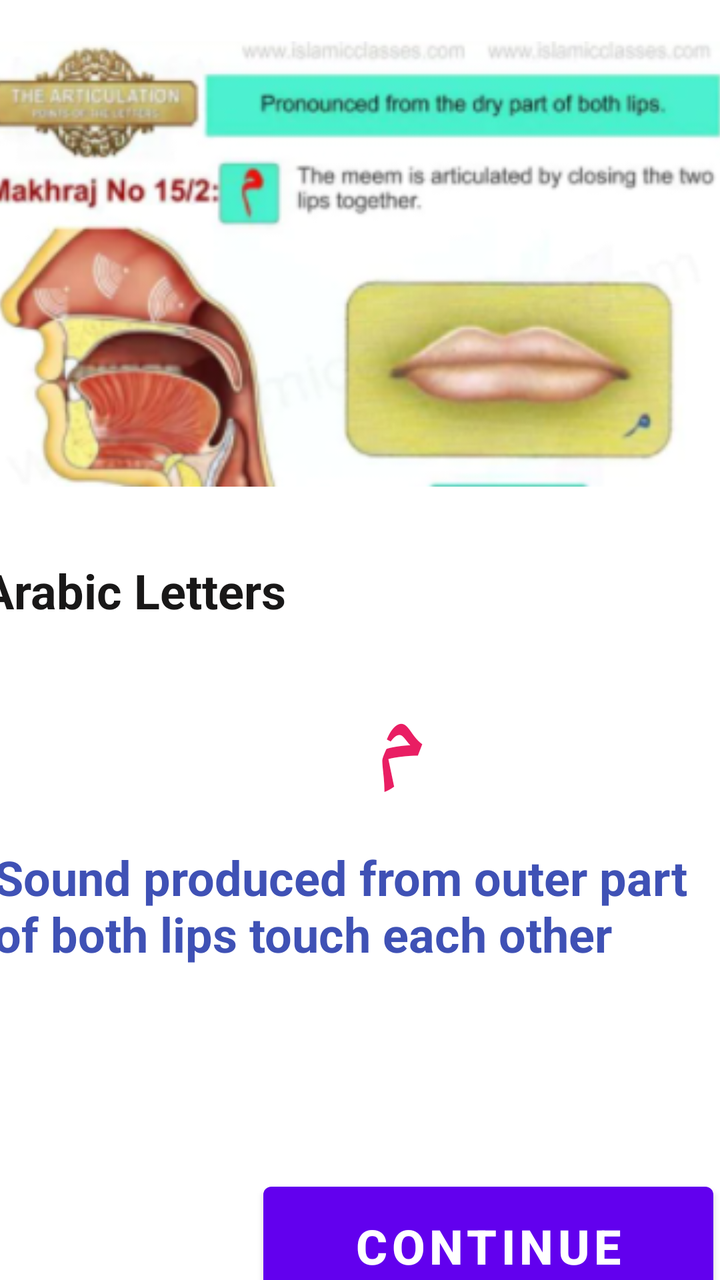
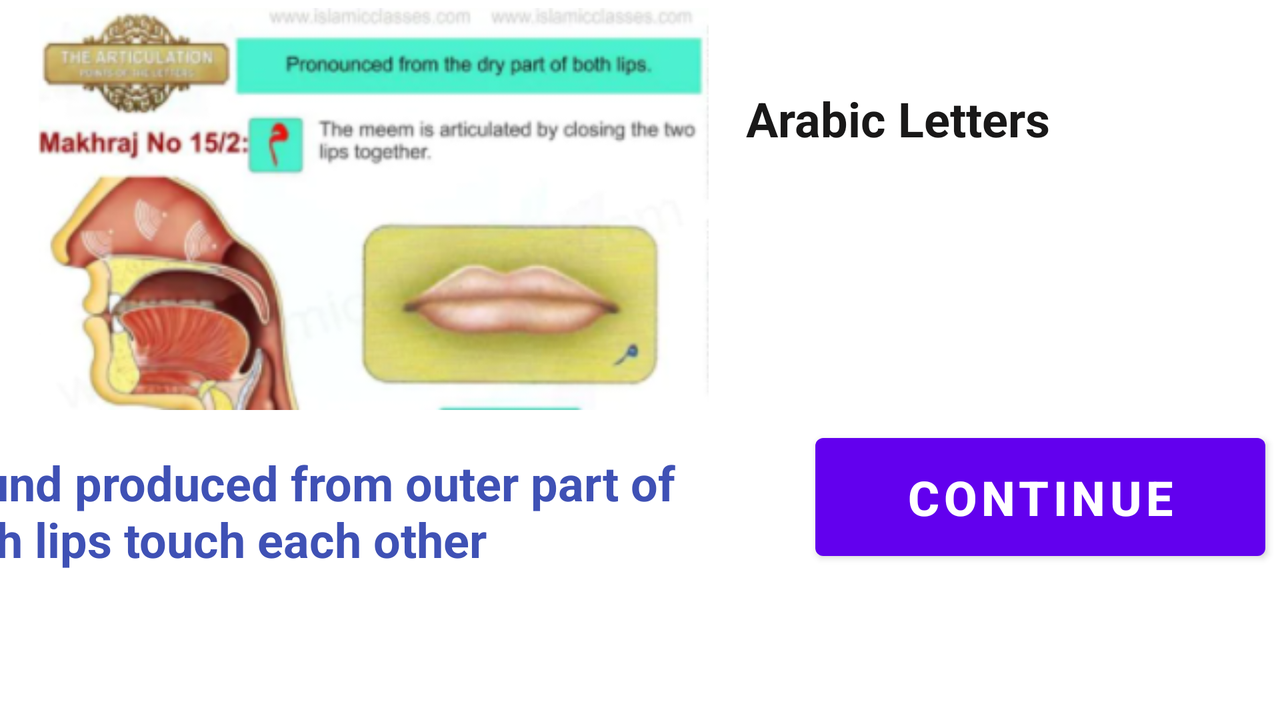

One screen, two layout resources from the same app: the default and the repository's alternative for another configuration. Each is rendered where Android would select it; the XML of both is given below.
<!-- AndroidManifest.xml: application theme Theme.Arabic -->
<!-- res/layout/activity_main11.xml -->
<?xml version="1.0" encoding="utf-8"?>
<androidx.constraintlayout.widget.ConstraintLayout xmlns:android="http://schemas.android.com/apk/res/android"
    xmlns:app="http://schemas.android.com/apk/res-auto"
    xmlns:tools="http://schemas.android.com/tools"
    android:layout_width="match_parent"
    android:layout_height="match_parent"
    tools:context=".MainActivity11">

    <ImageView
        android:id="@+id/imageView12"
        android:layout_width="371dp"
        android:layout_height="238dp"
        android:layout_marginStart="9dp"
        android:layout_marginTop="13dp"
        android:layout_marginEnd="12dp"
        app:layout_constraintEnd_toEndOf="parent"
        app:layout_constraintStart_toStartOf="parent"
        app:layout_constraintTop_toTopOf="parent"
        app:srcCompat="@drawable/capture25" />

    <TextView
        android:id="@+id/textView33"
        android:layout_width="wrap_content"
        android:layout_height="wrap_content"
        android:layout_marginStart="16dp"
        android:layout_marginTop="28dp"
        android:layout_marginEnd="243dp"
        android:background="@drawable/textview_border"
        android:text="Arabic Letters"
        android:textColor="#191818"
        android:textSize="24sp"
        android:textStyle="bold"
        app:layout_constraintEnd_toEndOf="parent"
        app:layout_constraintStart_toStartOf="parent"
        app:layout_constraintTop_toBottomOf="@+id/imageView12" />

    <TextView
        android:id="@+id/textView34"
        android:layout_width="wrap_content"
        android:layout_height="wrap_content"
        android:layout_marginStart="182dp"
        android:layout_marginTop="84dp"
        android:layout_marginEnd="141dp"
        android:text="م"
        android:textColor="#E91E63"
        android:textSize="48sp"
        android:textStyle="bold"
        app:layout_constraintEnd_toEndOf="parent"
        app:layout_constraintStart_toStartOf="parent"
        app:layout_constraintTop_toBottomOf="@+id/imageView12" />

    <TextView
        android:id="@+id/textView35"
        android:layout_width="366dp"
        android:layout_height="103dp"
        android:layout_marginStart="22dp"
        android:layout_marginTop="22dp"
        android:layout_marginEnd="23dp"
        android:background="@drawable/textview_border"
        android:text="Sound produced from outer part of both lips touch each other"
        android:textColor="#3F51B5"
        android:textSize="24sp"
        android:textStyle="bold"
        app:layout_constraintEnd_toEndOf="parent"
        app:layout_constraintStart_toStartOf="parent"
        app:layout_constraintTop_toBottomOf="@+id/textView34" />

    <Button
        android:id="@+id/button2"
        android:layout_width="225dp"
        android:layout_height="71dp"
        android:layout_marginStart="157dp"
        android:layout_marginTop="62dp"
        android:layout_marginEnd="29dp"
        android:text="Continue"
        android:textSize="24sp"
        android:textStyle="bold"
        app:layout_constraintEnd_toEndOf="parent"
        app:layout_constraintStart_toStartOf="parent"
        app:layout_constraintTop_toBottomOf="@+id/textView35" />

</androidx.constraintlayout.widget.ConstraintLayout>
<!-- resources referenced by this layout -->
<resources>
  <!-- drawable capture25: png bitmap (drawable, 125436 bytes) -->
  <style name="Theme.Arabic" parent="Theme.MaterialComponents.DayNight.DarkActionBar">
          
          <item name="colorPrimary">@color/purple_500</item>
          <item name="colorPrimaryVariant">@color/purple_700</item>
          <item name="colorOnPrimary">@color/white</item>
          
          <item name="colorSecondary">@color/teal_200</item>
          <item name="colorSecondaryVariant">@color/teal_700</item>
          <item name="colorOnSecondary">@color/black</item>
          
          <item name="android:statusBarColor" tools:targetApi="l">?attr/colorPrimaryVariant</item>
          
      </style>
  <color name="purple_500">#FF6200EE</color>
  <color name="purple_700">#FF3700B3</color>
  <color name="white">#FFFFFFFF</color>
  <color name="teal_200">#FF03DAC5</color>
  <color name="teal_700">#FF018786</color>
  <color name="black">#FF000000</color>
</resources>
<!-- res/layout-land/activity_main11.xml (the repository's variant of the layout above) -->
<!-- drawn on the phone turned sideways -->
<?xml version="1.0" encoding="utf-8"?>
<androidx.constraintlayout.widget.ConstraintLayout xmlns:android="http://schemas.android.com/apk/res/android"
    xmlns:app="http://schemas.android.com/apk/res-auto"
    xmlns:tools="http://schemas.android.com/tools"
    android:layout_width="match_parent"
    android:layout_height="match_parent"
    tools:context=".MainActivity11">

    <ImageView
        android:id="@+id/imageView12"
        android:layout_width="435dp"
        android:layout_height="201dp"
        android:layout_marginStart="16dp"
        android:layout_marginTop="4dp"
        android:layout_marginEnd="16dp"
        app:layout_constraintEnd_toStartOf="@+id/textView33"
        app:layout_constraintStart_toStartOf="parent"
        app:layout_constraintTop_toTopOf="parent"
        app:srcCompat="@drawable/capture25" />

    <TextView
        android:id="@+id/textView33"
        android:layout_width="wrap_content"
        android:layout_height="wrap_content"
        android:layout_marginTop="43dp"
        android:layout_marginEnd="115dp"
        android:background="@drawable/textview_border"
        android:text="Arabic Letters"
        android:textColor="#191818"
        android:textSize="24sp"
        android:textStyle="bold"
        app:layout_constraintEnd_toEndOf="parent"
        app:layout_constraintTop_toTopOf="parent" />

    <TextView
        android:id="@+id/textView34"
        android:layout_width="wrap_content"
        android:layout_height="wrap_content"
        android:layout_marginStart="190dp"
        android:layout_marginTop="75dp"
        android:layout_marginEnd="69dp"
        android:text="م"
        android:textColor="#E91E63"
        android:textSize="48sp"
        android:textStyle="bold"
        app:layout_constraintEnd_toEndOf="parent"
        app:layout_constraintStart_toEndOf="@+id/imageView12"
        app:layout_constraintTop_toTopOf="parent" />

    <TextView
        android:id="@+id/textView35"
        android:layout_width="423dp"
        android:layout_height="71dp"
        android:layout_marginStart="16dp"
        android:layout_marginTop="20dp"
        android:layout_marginEnd="11dp"
        android:background="@drawable/textview_border"
        android:text="Sound produced from outer part of both lips touch each other"
        android:textColor="#3F51B5"
        android:textSize="24sp"
        android:textStyle="bold"
        app:layout_constraintEnd_toStartOf="@+id/button2"
        app:layout_constraintStart_toStartOf="parent"
        app:layout_constraintTop_toBottomOf="@+id/imageView12" />

    <Button
        android:id="@+id/button2"
        android:layout_width="225dp"
        android:layout_height="71dp"
        android:layout_marginStart="11dp"
        android:layout_marginTop="8dp"
        android:layout_marginEnd="61dp"
        android:text="Continue"
        android:textSize="24sp"
        android:textStyle="bold"
        app:layout_constraintEnd_toEndOf="parent"
        app:layout_constraintStart_toEndOf="@+id/textView35"
        app:layout_constraintTop_toBottomOf="@+id/imageView12" />

</androidx.constraintlayout.widget.ConstraintLayout>
